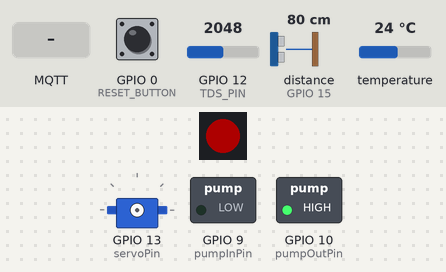
This program was run on a simulated ESP32-S3. On the bench: 1 RGB LEDs in strip order, left to right, servo, switched loads named in the program (green lamp = pin HIGH). Wiring (inferred from the names in the program): ultrasonic range finder: trigger GPIO 5; echo GPIO 15. Inputs (shaded band) come from the test bench; at power-on: distance to the obstacle (sensor on GPIO 15) 80 cm, temperature 24 °C, GPIO 0 (RESET_BUTTON) HIGH, GPIO 12 (TDS_PIN) = 2048. The echo pulse lasts 58.3 µs per cm; dim RGB values are drawn brighter than linear; WiFi joins after 1.5 s; servers stay silent unless stated; the local clock reads 2024-03-15 10:24:30 at power-on unless the program sets it; EEPROM starts erased; no MQTT or app messages arrive unless stated; pins used as bus, display or sensor lines are not drawn; what the program prints to the serial monitor is not drawn.

Above: at 6.2 s.
6.3 s: distance to the obstacle (sensor on GPIO 15) set to 4 cm
At 8.3 s:
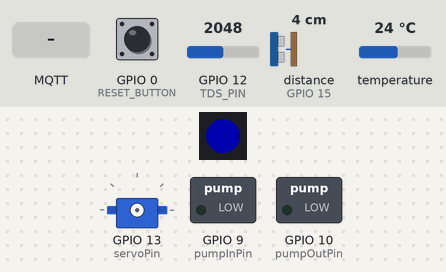
9.1 s: temperature set to 27.6 °C
14.2 s: temperature set to 28.4 °C
At 15.9 s:
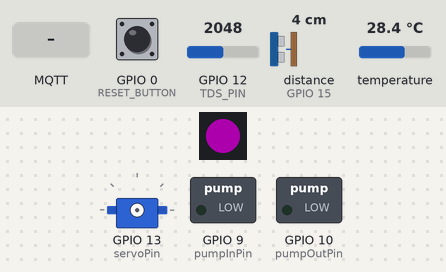
17.1 s: MQTT message "feed" arrives on the first subscribed topic
At 22.8 s:
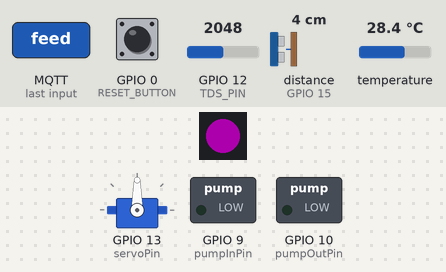
23.1 s: MQTT message "pump_off" arrives on the first subscribed topic
At 24.5 s:
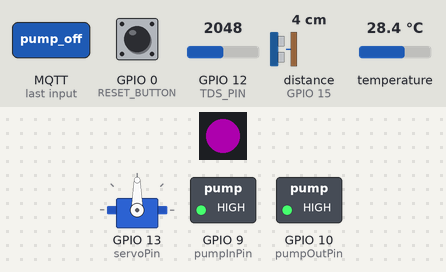
26.2 s: distance to the obstacle (sensor on GPIO 15) set to 2 cm
At 29.0 s:
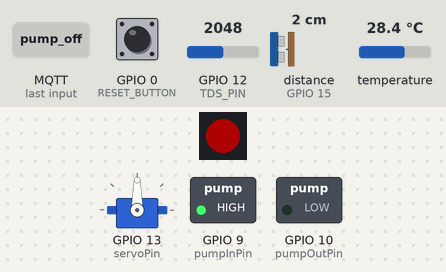
Timing chart, 0 to 30.1 s (numbered marks = the images above; inputs shaded):
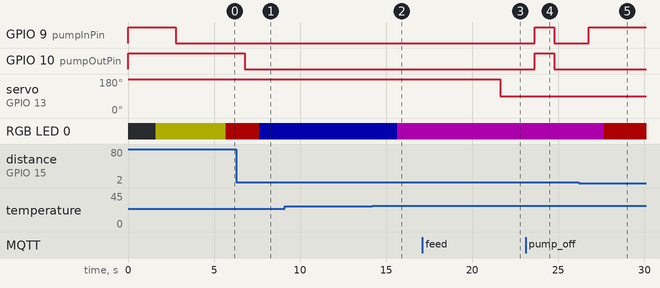

Measured:
- the behaviour switches between 28 and 28.1 °C on temperature (found by bisection; images 1 and 2)
- after the input at 6.3 s, GPIO 10 (pumpOutPin): HIGH → LOW after 0.47 s; RGB LED 0: RGB(50, 0, 0) → RGB(0, 0, 50) after 1.3 s
- after the input at 9.1 s, every drawn part: stays the same
- after the input at 14.2 s, RGB LED 0: RGB(0, 0, 50) → RGB(50, 0, 50) after 1.4 s
- after the input at 17.1 s, servo on GPIO 13 (servoPin): 180° → 90° after 4.5 s
- after the input at 23.1 s, GPIO 9 (pumpInPin), GPIO 10 (pumpOutPin): LOW → HIGH after 0.55 s, → LOW 1.1 s later
- after the input at 26.2 s, GPIO 9 (pumpInPin): LOW → HIGH after 0.59 s; RGB LED 0: RGB(50, 0, 50) → RGB(50, 0, 0) after 1.5 s

The program:

main.cpp
```cpp
#include <WiFi.h>
#include <WiFiManager.h>
#include <PubSubClient.h>
#include <WiFiClientSecure.h>
#include <OneWire.h>
#include <DallasTemperature.h>
#include <WiFiUdp.h>
#include "time.h"
#include <ESP32Servo.h>
#include <Preferences.h>
#include <Adafruit_NeoPixel.h>

// 🟢 Include your hidden passwords and public cert
#include "secrets.h"
#include "cert.h"

// ---------------- Pins & Constants ----------------
#define RESET_BUTTON 0
#define RESET_DURATION 3000
#define ONE_WIRE_BUS 4
#define RGB_LED_PIN 48
#define NUMPIXELS 1
const int servoPin = 13;
const int pumpInPin = 9;
const int pumpOutPin = 10;
#define TRIGGER_PIN 5
#define ECHO_PIN 15

#define TDS_PIN 12
#define VREF 3.3
#define ADC_RESOLUTION 4095

// ---------------- Network Config ------------------
const char* mqtt_server = SECRET_MQTT_SERVER;
const int mqtt_port = SECRET_MQTT_PORT;
const char* mqtt_user = SECRET_MQTT_USER;
const char* mqtt_password = SECRET_MQTT_PASS;

// ---------------- Objects -------------------------
Adafruit_NeoPixel pixels(NUMPIXELS, RGB_LED_PIN, NEO_GRB + NEO_KHZ800);
Preferences preferences;
Servo myServo;
WiFiClientSecure espClient;
PubSubClient client(espClient);
OneWire oneWire(ONE_WIRE_BUS);
DallasTemperature sensors(&oneWire);

// ---------------- State Variables -----------------
float tempMin = 24.0;
float tempMax = 28.0;
float tdsMin = 70.0;
float tdsMax = 500.0;
float waterLevelThreshold = 5.0;
float waterLevelStopThreshold = 4.0;

bool servoActive = false;
unsigned long servoStartTime = 0;
const unsigned long SERVO_RUN_TIME = 3000;

// ⏱️ TIMING INTERVALS
const unsigned long POLL_INTERVAL = 2000;
const unsigned long PUBLISH_INTERVAL = 10000;

// ⏱️ TIMING TRACKERS
unsigned long lastTempRead = 0;
unsigned long lastWaterRead = 0;
unsigned long lastTdsRead = 0;

unsigned long lastTempPub = 0;
unsigned long lastWaterPub = 0;
unsigned long lastTdsPub = 0;

// 🟢 NEW: Split Reconnect Trackers
unsigned long lastReconnectAttempt = 0;      // For MQTT
unsigned long lastWiFiReconnectAttempt = 0;  // For Wi-Fi
unsigned long pressStart = 0;

// 🚦 SYSTEM HEALTH FLAGS
bool tempAlert = false;
bool waterAlert = false;
bool tdsAlert = false;

bool tempPumpDemand = false;
bool tdsPumpDemand = false;
bool fillPumpOn = false;
bool drainPumpOn = false;
float lastWaterDistanceCm = -1.0f;
bool hasValidWaterDistance = false;

String DeviceID = "GUARD-300";
String clientID = "ESP32_" + String(DeviceID);

// ---------------- Helper Functions ----------------
String buildTopic(String parameter) { return "sensor/" + String(DeviceID) + "/" + parameter; }
String commandTopic() { return "device/" + String(DeviceID) + "/command"; }
String setThresholdTopic(String parameter) { return "device/" + String(DeviceID) + "/set/" + parameter; }

void validateWaterThresholds() {
  if (waterLevelStopThreshold >= waterLevelThreshold) {
    waterLevelStopThreshold = waterLevelThreshold - 0.5f;
  }
  if (waterLevelStopThreshold < 0.1f) {
    waterLevelStopThreshold = 0.1f;
  }
}

void setPumpStates(bool fillOn, bool drainOn, const String& source) {
  if (fillPumpOn == fillOn && drainPumpOn == drainOn) {
    return;
  }
  digitalWrite(pumpInPin, fillOn ? LOW : HIGH);
  digitalWrite(pumpOutPin, drainOn ? LOW : HIGH);
  fillPumpOn = fillOn;
  drainPumpOn = drainOn;
  Serial.println("[PUMPS] " + source + " -> IN:" + String(fillOn ? "ON" : "OFF") + " OUT:" + String(drainOn ? "ON" : "OFF"));
}

void applyPumpControl() {
  bool desiredFillOn = false;
  bool desiredDrainOn = false;
  bool qualityDemand = tempPumpDemand || tdsPumpDemand;

  if (hasValidWaterDistance) {
    if (lastWaterDistanceCm <= waterLevelStopThreshold) {
      desiredFillOn = false;
      desiredDrainOn = true;
    } else if (lastWaterDistanceCm >= waterLevelThreshold) {
      desiredFillOn = true;
      desiredDrainOn = false;
    } else if (qualityDemand) {
      desiredFillOn = true;
      desiredDrainOn = true;
    }
  } else if (qualityDemand) {
    desiredFillOn = true;
    desiredDrainOn = true;
  }

  setPumpStates(desiredFillOn, desiredDrainOn, "AUTO");
}

void setManualPumpState(bool turnOn) {
  if (turnOn) {
    setPumpStates(true, true, "MANUAL");
  } else {
    setPumpStates(false, false, "MANUAL");
  }
}

float readWaterDistanceCm() {
  digitalWrite(TRIGGER_PIN, LOW);
  delayMicroseconds(2);
  digitalWrite(TRIGGER_PIN, HIGH);
  delayMicroseconds(10);
  digitalWrite(TRIGGER_PIN, LOW);
  unsigned long duration = pulseIn(ECHO_PIN, HIGH, 30000UL);
  if (duration == 0) return -1.0f;
  return (duration * 0.0343f) / 2.0f;
}

void publishSensor(String parameter, float value) {
  String topic = buildTopic(parameter);
  struct tm timeinfo;
  char buf[25];
  if (!getLocalTime(&timeinfo)) strcpy(buf, "2026-04-23 00:00:00");
  else strftime(buf, sizeof(buf), "%Y-%m-%d %H:%M:%S", &timeinfo);

  String payload = "{\"value\":" + String(value) + ",\"time\":\"" + String(buf) + "\"}";
  client.publish(topic.c_str(), payload.c_str(), true);
  Serial.println("[MQTT] Sent: " + payload);
}

void publishAlert(String parameter, String alertType, float value) {
  String topic = "alert/" + String(DeviceID) + "/" + parameter;
  String payload = "{\"alert\":\"" + alertType + "\",\"value\":" + String(value) + "}";
  client.publish(topic.c_str(), payload.c_str(), true);
  Serial.println("🚨 [ALERT PUBLISHED] " + parameter + " is " + alertType + "! Value: " + String(value));
}

// ---------------- MQTT Callback ------------------
void callback(char* topic, byte* payload, unsigned int length) {
  String message = "";
  for (unsigned int i = 0; i < length; i++) message += (char)payload[i];
  String topicStr = String(topic);

  if (topicStr == setThresholdTopic("water_level")) {
    waterLevelThreshold = message.toFloat();
    validateWaterThresholds();
    preferences.begin("settings", false);
    preferences.putFloat("w_level", waterLevelThreshold);
    preferences.putFloat("w_stop", waterLevelStopThreshold);
    preferences.end();
    Serial.println("[CONFIG] Water Level updated: " + String(waterLevelThreshold) + ", Stop: " + String(waterLevelStopThreshold));
  }
  else if (topicStr == setThresholdTopic("water_stop")) {
    waterLevelStopThreshold = message.toFloat();
    validateWaterThresholds();
    preferences.begin("settings", false);
    preferences.putFloat("w_stop", waterLevelStopThreshold);
    preferences.end();
    Serial.println("[CONFIG] Water Stop updated: " + String(waterLevelStopThreshold));
  }
  else if (topicStr == setThresholdTopic("temp_min")) {
    tempMin = message.toFloat();
    preferences.begin("settings", false);
    preferences.putFloat("temp_min", tempMin);
    preferences.end();
    Serial.println("[CONFIG] Min Temp updated: " + String(tempMin));
  }
  else if (topicStr == setThresholdTopic("temp_max")) {
    tempMax = message.toFloat();
    preferences.begin("settings", false);
    preferences.putFloat("temp_max", tempMax);
    preferences.end();
    Serial.println("[CONFIG] Max Temp updated: " + String(tempMax));
  }
  else if (topicStr == setThresholdTopic("tds_min")) {
    tdsMin = message.toFloat();
    preferences.begin("settings", false);
    preferences.putFloat("tds_min", tdsMin);
    preferences.end();
    Serial.println("[CONFIG] Min TDS updated: " + String(tdsMin));
  }
  else if (topicStr == setThresholdTopic("tds_max")) {
    tdsMax = message.toFloat();
    preferences.begin("settings", false);
    preferences.putFloat("tds_max", tdsMax);
    preferences.end();
    Serial.println("[CONFIG] Max TDS updated: " + String(tdsMax));
  }
  else if (message == "feed" && !servoActive) {
    myServo.attach(servoPin, 500, 2400);
    myServo.write(180);
    servoActive = true;
    servoStartTime = millis();
  }
  else if (message == "pump_on") {
    setManualPumpState(true);
  }
  else if (message == "pump_off") {
    setManualPumpState(false);
  }
}

boolean reconnect() {
  Serial.print("[MQTT] Attempting secure connection...");
  if (client.connect(clientID.c_str(), mqtt_user, mqtt_password)) {
    Serial.println("connected!");
    client.subscribe(commandTopic().c_str());
    client.subscribe(setThresholdTopic("water_level").c_str());
    client.subscribe(setThresholdTopic("water_stop").c_str());
    client.subscribe(setThresholdTopic("temp_min").c_str());
    client.subscribe(setThresholdTopic("temp_max").c_str());
    client.subscribe(setThresholdTopic("tds_min").c_str());
    client.subscribe(setThresholdTopic("tds_max").c_str());
    return true;
  }
  Serial.print("failed, rc=");
  Serial.println(client.state());
  return false;
}

// ---------------- Setup ---------------------------
void setup() {
  Serial.begin(115200);

  pixels.begin();
  pixels.setBrightness(50);
  pixels.clear();
  pixels.show();

  pinMode(RESET_BUTTON, INPUT_PULLUP);
  pinMode(TRIGGER_PIN, OUTPUT);
  pinMode(ECHO_PIN, INPUT);
  pinMode(pumpInPin, OUTPUT);
  pinMode(pumpOutPin, OUTPUT);
  digitalWrite(pumpInPin, HIGH);
  digitalWrite(pumpOutPin, HIGH);
  fillPumpOn = false;
  drainPumpOn = false;
  pinMode(TDS_PIN, INPUT);

  preferences.begin("settings", true);
  waterLevelThreshold = preferences.getFloat("w_level", 5.0);
  waterLevelStopThreshold = preferences.getFloat("w_stop", 4.0);
  tempMin = preferences.getFloat("temp_min", 24.0);
  tempMax = preferences.getFloat("temp_max", 28.0);
  tdsMin = preferences.getFloat("tds_min", 70.0);
  tdsMax = preferences.getFloat("tds_max", 500.0);
  preferences.end();
  validateWaterThresholds();

  ESP32PWM::allocateTimer(0);
  myServo.setPeriodHertz(50);

  // 🟢 WI-FI CONFIGURATION
  WiFi.disconnect(true, true);
  delay(100);

  WiFi.mode(WIFI_STA);

  // 🚨 THE FIX: Lower the radio power to prevent the brownout crash
  WiFi.setTxPower(WIFI_POWER_8_5dBm);

  WiFi.setAutoReconnect(true);

  WiFiManager wm;
  wm.autoConnect(("ESP32_GUARD_" + String(DeviceID)).c_str());
  configTime(19800, 0, "pool.ntp.org", "time.nist.gov");
  Serial.print("Syncing Time");
  while (time(nullptr) < 1000000) {
    delay(500);
    Serial.print(".");
  }
  Serial.println(" Ready!");

  espClient.setCACert(root_ca);

  sensors.begin();
  client.setServer(mqtt_server, mqtt_port);
  client.setCallback(callback);
}

// ---------------- Main Loop -----------------------
void loop() {
  unsigned long now = millis();

  // 🌐 1. ACTIVE WI-FI RECONNECT MANAGER
  if (WiFi.status() != WL_CONNECTED) {
      if (now - lastWiFiReconnectAttempt > 10000) { // Check every 10 seconds
          Serial.println("🌐 [WIFI] Disconnected! Forcing radio reconnect...");
          WiFi.disconnect();
          WiFi.reconnect(); // Kick the radio
          lastWiFiReconnectAttempt = now;
      }
      // Notice there is NO return here! The loop continues so pumps stay alive.
  }
  // ☁️ 2. ACTIVE MQTT RECONNECT MANAGER (Only try if Wi-Fi is working)
  else if (!client.connected()) {
      if (now - lastReconnectAttempt > 5000) { // Check every 5 seconds
          lastReconnectAttempt = now;
          if (reconnect()) lastReconnectAttempt = 0;
      }
  }
  // 📡 3. NORMAL MQTT LISTENER
  else {
      client.loop();
  }

  // ⚙️ SERVO LOGIC
  if (servoActive && (now - servoStartTime >= SERVO_RUN_TIME)) {
    myServo.write(90);
    delay(100);
    myServo.detach();
    servoActive = false;
  }

  // 🌡️ TEMPERATURE SENSOR (Fast Poll & Edge Detect)
  if (now - lastTempRead > POLL_INTERVAL) {
    lastTempRead = now;
    sensors.requestTemperatures();
    float currentTemp = sensors.getTempCByIndex(0);

    if(currentTemp != DEVICE_DISCONNECTED_C) {
      bool isAlertNow = false;
      String alertType = "";

      if (currentTemp < tempMin) {
          isAlertNow = true;
          alertType = "LOW";
      } else if (currentTemp > tempMax) {
          isAlertNow = true;
          alertType = "HIGH";
      }

      if ((isAlertNow && !tempAlert) || (now - lastTempPub > PUBLISH_INTERVAL)) {
          if (client.connected()) publishSensor("temperature", currentTemp);
          lastTempPub = now;

          if (isAlertNow && !tempAlert) {
              if (client.connected()) publishAlert("temperature", alertType, currentTemp);
          }
      }

      tempAlert = isAlertNow;
      tempPumpDemand = isAlertNow;
      applyPumpControl();
    }
  }

  // 🌊 WATER LEVEL SENSOR (Fast Poll & Edge Detect)
  if (now - lastWaterRead > POLL_INTERVAL) {
    lastWaterRead = now;
    float currentDist = readWaterDistanceCm();

    if (currentDist > 0) {
      lastWaterDistanceCm = currentDist;
      hasValidWaterDistance = true;

      bool isAlertNow = false;
      String alertType = "";

      if (currentDist >= waterLevelThreshold) {
          isAlertNow = true;
          alertType = "LOW";
      } else if (currentDist <= waterLevelStopThreshold) {
          isAlertNow = true;
          alertType = "HIGH";
      }

      if ((isAlertNow && !waterAlert) || (now - lastWaterPub > PUBLISH_INTERVAL)) {
          if (client.connected()) publishSensor("waterlevel", currentDist);
          lastWaterPub = now;

          if (isAlertNow && !waterAlert) {
              if (client.connected()) publishAlert("waterlevel", alertType, currentDist);
          }
      }

      waterAlert = isAlertNow;
      applyPumpControl();
    }
  }

  // 🧪 TDS SENSOR (Fast Poll & Edge Detect)
  if (now - lastTdsRead > POLL_INTERVAL) {
    lastTdsRead = now;

    float rawAdc = 0;
    for(int i = 0; i < 10; i++) {
        rawAdc += analogRead(TDS_PIN);
        delay(10);
    }
    rawAdc = rawAdc / 10.0;

    float voltage = rawAdc * (VREF / ADC_RESOLUTION);

    sensors.requestTemperatures();
    float tempC = sensors.getTempCByIndex(0);
    if (tempC == DEVICE_DISCONNECTED_C) tempC = 25.0;

    float compensationCoefficient = 1.0 + 0.02 * (tempC - 25.0);
    float compensationVoltage = voltage / compensationCoefficient;
    float tdsValue = (133.42 * pow(compensationVoltage, 3) - 255.86 * pow(compensationVoltage, 2) + 857.39 * compensationVoltage) * 0.5;

    if (tdsValue < 0) tdsValue = 0;

    bool isAlertNow = false;
    String alertType = "";

    if (tdsValue < tdsMin) {
        isAlertNow = true;
        alertType = "LOW";
    } else if (tdsValue > tdsMax) {
        isAlertNow = true;
        alertType = "HIGH";
    }

    if ((isAlertNow && !tdsAlert) || (now - lastTdsPub > PUBLISH_INTERVAL)) {
        if (client.connected()) publishSensor("tds", tdsValue);
        lastTdsPub = now;

        if (isAlertNow && !tdsAlert) {
            if (client.connected()) publishAlert("tds", alertType, tdsValue);
        }
    }

    tdsAlert = isAlertNow;
    tdsPumpDemand = isAlertNow;
    applyPumpControl();
  }

  // 🚦 UNIFIED MASTER LED LOGIC
  // 🚦 UNIFIED MASTER LED LOGIC (Color-Coded Priority System)

  if (WiFi.status() != WL_CONNECTED || !client.connected()) {
      // 1. NETWORK ERROR (Wi-Fi or MQTT disconnected)
      pixels.setPixelColor(0, pixels.Color(255, 255, 0)); // 🟡 YELLOW
  }
  else if (waterAlert) {
      // 2. WATER LEVEL ERROR
      pixels.setPixelColor(0, pixels.Color(255, 0, 0));   // 🔴 RED
  }
  else if (tempAlert) {
      // 3. TEMPERATURE ERROR
      // Note: NeoPixel Purple/Magenta is 255 Red + 255 Blue
      pixels.setPixelColor(0, pixels.Color(255, 0, 255)); // 🟣 PURPLE
  }
  else if (tdsAlert) {
      // 4. TDS / QUALITY ERROR
      pixels.setPixelColor(0, pixels.Color(0, 0, 255));   // 🔵 BLUE
  }
  else {
      // 5. SYSTEM NORMAL
      pixels.setPixelColor(0, pixels.Color(0, 255, 0));   // 🟢 GREEN
  }

  pixels.show(); // Push the final selected color to the bulb

  // 🔄 Hardware Reset
  if (digitalRead(RESET_BUTTON) == LOW) {
    if (pressStart == 0) pressStart = millis();
    if (millis() - pressStart >= RESET_DURATION) {
      WiFiManager wm;
      wm.resetSettings();
      ESP.restart();
    }
  } else { pressStart = 0; }
}
```

cert.h
```cpp
#ifndef CERT_H
#define CERT_H

static const char* root_ca = R"EOF(
-----BEGIN CERTIFICATE-----
MIIFazCCA1OgAwIBAgIRAIIQz7DSQONZRGPgu2OCiwAwDQYJKoZIhvcNAQELBQAw
TzELMAkGA1UEBhMCVVMxKTAnBgNVBAoTIEludGVybmV0IFNlY3VyaXR5IFJlc2Vh
cmNoIEdyb3VwMRUwEwYDVQQDEwxJU1JHIFJvb3QgWDEwHhcNMTUwNjA0MTEwNDM4
WhcNMzUwNjA0MTEwNDM4WjBPMQswCQYDVQQGEwJVUzEpMCcGA1UEChMgSW50ZXJu
ZXQgU2VjdXJpdHkgUmVzZWFyY2ggR3JvdXAxFTATBgNVBAMTDElTUkcgUm9vdCBY
MTCCAiIwDQYJKoZIhvcNAQEBBQADggIPADCCAgoCggIBAK3oJHP0FDfzm54rVygc
h77ct984kIxuPOZXoHj3dcKi/vVqbvYATyjb3miGbESTtrFj/RQSa78f0uoxmyF+
0TM8ukj13Xnfs7j/EvEhmkvBioZxaUpmZmyPfjxwv60pIgbz5MDmgK7iS4+3mX6U
A5/TR5d8mUgjU+g4rk8Kb4Mu0UlXjIB0ttov0DiNewNwIRt18jA8+o+u3dpjq+sW
T8KOEUt+zwvo/7V3LvSye0rgTBIlDHCNAymg4VMk7BPZ7hm/ELNKjD+Jo2FR3qyH
B5T0Y3HsLuJvW5iB4YlcNHlsdu87kGJ55tukmi8mxdAQ4Q7e2RCOFvu396j3x+UC
B5iPNgiV5+I3lg02dZ77DnKxHZu8A/lJBdiB3QW0KtZB6awBdpUKD9jf1b0SHzUv
KBds0pjBqAlkd25HN7rOrFleaJ1/ctaJxQZBKT5ZPt0m9STJEadao0xAH0ahmbWn
OlFuhjuefXKnEgV4We0+UXgVCwOPjdAvBbI+e0ocS3MFEvzG6uBQE3xDk3SzynTn
jh8BCNAw1FtxNrQHusEwMFxIt4I7mKZ9YIqioymCzLq9gwQbooMDQaHWBfEbwrbw
qHyGO0aoSCqI3Haadr8faqU9GY/rOPNk3sgrDQoo//fb4hVC1CLQJ13hef4Y53CI
rU7m2Ys6xt0nUW7/vGT1M0NPAgMBAAGjQjBAMA4GA1UdDwEB/wQEAwIBBjAPBgNV
HRMBAf8EBTADAQH/MB0GA1UdDgQWBBR5tFnme7bl5AFzgAiIyBpY9umbbjANBgkq
hkiG9w0BAQsFAAOCAgEAVR9YqbyyqFDQDLHYGmkgJykIrGF1XIpu+ILlaS/V9lZL
ubhzEFnTIZd+50xx+7LSYK05qAvqFyFWhfFQDlnrzuBZ6brJFe+GnY+EgPbk6ZGQ
3BebYhtF8GaV0nxvwuo77x/Py9auJ/GpsMiu/X1+mvoiBOv/2X/qkSsisRcOj/KK
NFtY2PwByVS5uCbMiogziUwthDyC3+6WVwW6LLv3xLfHTjuCvjHIInNzktHCgKQ5
ORAzI4JMPJ+GslWYHb4phowim57iaztXOoJwTdwJx4nLCgdNbOhdjsnvzqvHu7Ur
TkXWStAmzOVyyghqpZXjFaH3pO3JLF+l+/+sKAIuvtd7u+Nxe5AW0wdeRlN8NwdC
jNPElpzVmbUq4JUagEiuTDkHzsxHpFKVK7q4+63SM1N95R1NbdWhscdCb+ZAJzVc
oyi3B43njTOQ5yOf+1CceWxG1bQVs5ZufpsMljq4Ui0/1lvh+wjChP4kqKOJ2qxq
4RgqsahDYVvTH9w7jXbyLeiNdd8XM2w9U/t7y0Ff/9yi0GE44Za4rF2LN9d11TPA
mRGunUHBcnWEvgJBQl9nJEiU0Zsnvgc/ubhPgXRR4Xq37Z0j4r7g1SgEEzwxA57d
emyPxgcYxn/eR44/KJ4EBs+lVDR3veyJm+kXQ99b21/+jh5Xos1AnX5iItreGCc=
-----END CERTIFICATE-----
)EOF";

#endif
```

secrets.h
```cpp
// secrets.h
// This file contains sensitive network details and will NOT be uploaded to GitHub

#define SECRET_MQTT_SERVER "71d3962284c44824be0bfe8cfedfedb7.s1.eu.hivemq.cloud"
#define SECRET_MQTT_PORT 8883

#define SECRET_MQTT_USER "thisen"
#define SECRET_MQTT_PASS "Thisen123thi"
```
